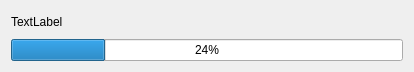
<?xml version="1.0" encoding="UTF-8"?>
<ui version="4.0">
 <class>ProgressDialog</class>
 <widget class="QDialog" name="ProgressDialog">
  <property name="geometry">
   <rect>
    <x>0</x>
    <y>0</y>
    <width>410</width>
    <height>71</height>
   </rect>
  </property>
  <property name="windowTitle">
   <string>Cubator - process</string>
  </property>
  <property name="locale">
   <locale language="English" country="UnitedStates"/>
  </property>
  <layout class="QGridLayout" name="gridLayout">
   <item row="0" column="0">
    <widget class="QLabel" name="label">
     <property name="minimumSize">
      <size>
       <width>392</width>
       <height>22</height>
      </size>
     </property>
     <property name="maximumSize">
      <size>
       <width>392</width>
       <height>22</height>
      </size>
     </property>
     <property name="text">
      <string>TextLabel</string>
     </property>
    </widget>
   </item>
   <item row="1" column="0">
    <widget class="QProgressBar" name="progressBar">
     <property name="value">
      <number>24</number>
     </property>
    </widget>
   </item>
  </layout>
 </widget>
 <resources/>
 <connections/>
</ui>
